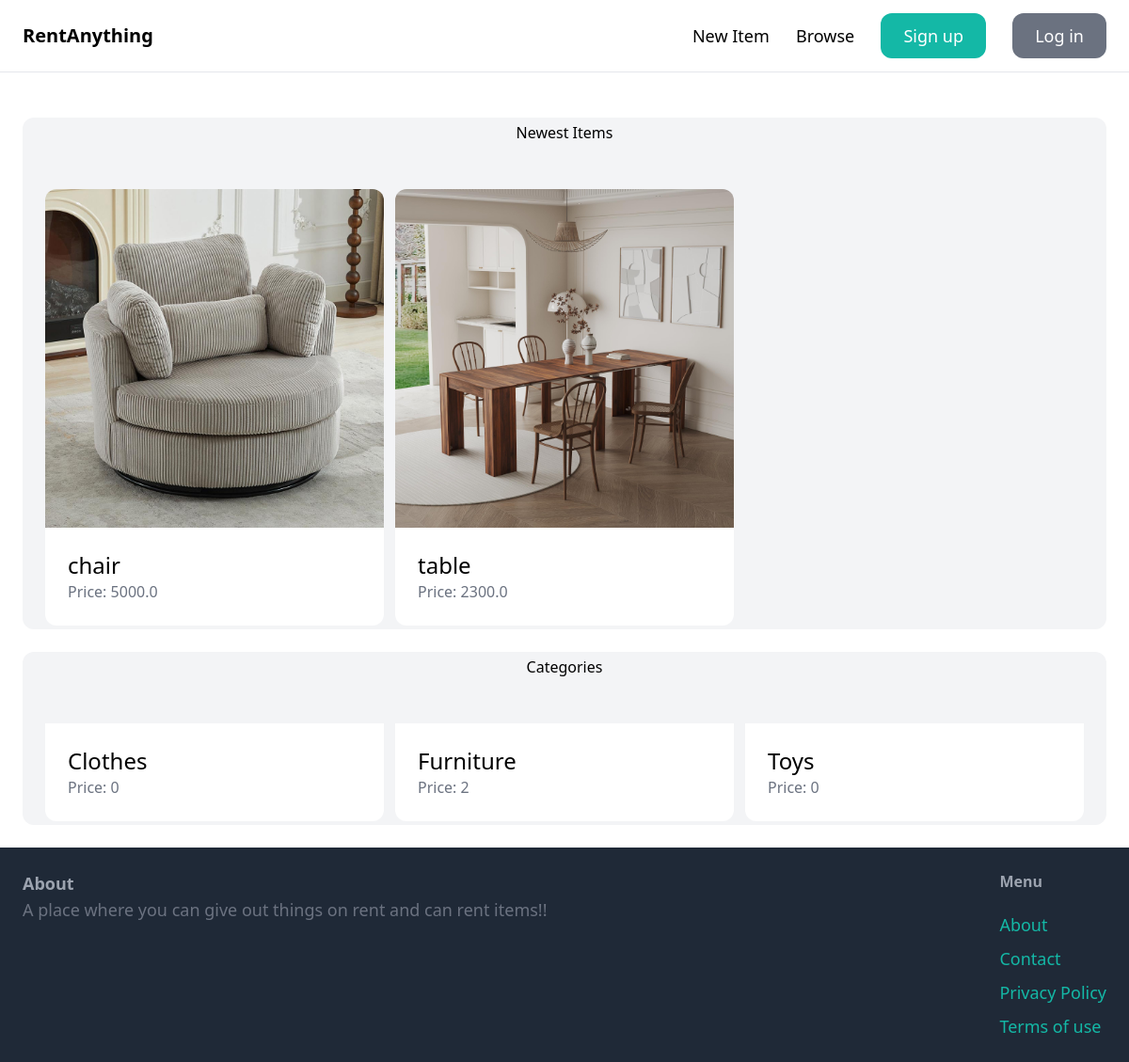
The page / on the database its author committed.
### item/models.py (models this page shows, shortened)
class Item(models.Model):
    category=models.ForeignKey(Category,related_name='items',on_delete=models.CASCADE)
    name=models.CharField(max_length=300)
    description=models.TextField(blank=True,null=True)
    pricing=models.FloatField()
    image=models.ImageField(upload_to='items/',blank=True,null=True)
    is_sold=models.BooleanField(default=False)
    created_by=models.ForeignKey(User,related_name='items',on_delete=models.CASCADE)
    created_at=models.DateTimeField(auto_now_add=True)

class Category(models.Model):
    name=models.CharField(max_length=300)
    class Meta:
        ordering=('name',)
        verbose_name_plural='Categories'

### core/views.py (the view)
# urls.py: path('',views.index,name='index'),
def index(request):
    items=Item.objects.filter(is_sold=False)[0:6]
    categories=Category.objects.all()
    return render(request,'core/index.html',{
        'categories':categories,
        'items':items
    })

### core/templates/core/index.html
{% extends 'core/layout.html' %}
{% block content %}
<div class="mt-6 px-6 py-1 bg-gray-100 rounded-xl">
    <h2 class="mb-12 txt-xl text-center">Newest Items</h2>
    <div class="grid grid-cols-3 gap-3">
        {% for item in items %}
            <div>
                <a href="{% url 'item:detail' item.id %}">
                    <div>
                        {% if item.image %}
                            <img src="{{item.image.url}}" class="rounded-t-xl">
                        {% endif %}
                    </div>
                    <div class="p-6 bg-white rounded-b-xl">
                        <h2 class="text-2xl">{{item.name}}</h2>
                        <p class="text-gray-500">Price: {{item.pricing}}</p>
                    </div>
                </a>
            </div>
        {% endfor %}
    </div>
</div>
<div class="mt-6 px-6 py-1 bg-gray-100 rounded-xl">
    <h2 class="mb-12 txt-xl text-center">Categories</h2>
    <div class="grid grid-cols-3 gap-3">
        {% for category in categories %}
        <div>
                <a href="#">
                    <div class="p-6 bg-white rounded-b-xl">
                        <h2 class="text-2xl">{{category.name}}</h2>
                        <p class="text-gray-500">Price: {{category.items.count}}</p>
                    </div>
                </a>
            </div>
        {% endfor %}
    </div>
    </div>
{% endblock %}

### core/templates/core/layout.html (shortened to what this page needs)
<!DOCTYPE html>
<html lang="en">
<head>
    <script src="https://cdn.tailwindcss.com"></script>
</head>
<body>
    <nav class="py-6 px-6 flex justify-between iems-center border-b border-gray-200">
        <a href="/" class="text-xl font-semibold">RentAnything</a>
        <div class="space-x-6">
            <a href="{% url 'item:new' %}" class="text-lg font semibold hover:text-gray-500">New Item</a>
            <a href="{% url 'item:items' %}" class="text-lg font semibold hover:text-gray-500">Browse</a>
            {% if request.user.is_authenticated %}
                <a href="{% url 'conversation:inbox' %}" class="px-6 py-3 text-lg font semibold bg-teal-500 text-white rounded-xl hover:bg-teal-700">Inbox</a>
                <a href="{% url 'dashboard:index' %}" class="px-6 py-3 text-lg font semibold bg-gray-500 text-white rounded-xl hover:bg-gray-700">DashBoard</a>
                <form action="{% url 'core:logout' %}" method="post" style="display:inline;">
    {% csrf_token %}
    <button
        type="submit"
        class="px-6 py-3 text-lg font-semibold bg-red-500 text-white rounded-xl hover:bg-red-700">
        Log out
    </button>
</form>
            {% else %}
                <a href="{% url 'core:signup' %}" class="px-6 py-3 text-lg font semibold bg-teal-500 text-white rounded-xl hover:bg-teal-700">Sign up</a>
                <a href="{% url 'core:login' %}" class="px-6 py-3 text-lg font semibold bg-gray-500 text-white rounded-xl hover:bg-gray-700">Log in</a>
            {% endif %}
        </div>
    </nav>
    <div class="px-6 py-6">
    {% block content %}
    {% endblock %}
    </div>
    <footer class="py-6 px-6 flex justify-between bg-gray-800">
        <div class="w=2/3 pr-10">
            <h3 class="text-lg font-semibold text-gray-400">About</h3>
            <p class="text-lg text-gray-500">A place where you can give out things on rent and can rent items!!</p>
        </div>
        <div class="1/3">
        <h3 class="mb-5 font-semibold text-gray-400">Menu</h3>
        <ul class="space-y-2">
            <li><a href="#" class="text-lg text-teal-500 hover:text-teal-700">About</a></li>
            <li><a href="{% url 'core:contact' %}" class="text-lg text-teal-500 hover:text-teal-700">Contact</a></li>
            <li><a href="#" class="text-lg text-teal-500 hover:text-teal-700">Privacy Policy</a></li>
            <li><a href="#" class="text-lg text-teal-500 hover:text-teal-700">Terms of use</a></li>
        </ul>
        </div>
    </footer>
</body>
</html>

### rows shown on the page
Item: image (picture), name "chair", pricing "5000.0"
Item: image (picture), name "table", pricing "2300.0"
Category: name "Clothes", items.count "0"
Category: name "Furniture", items.count "2"
Category: name "Toys", items.count "0"
